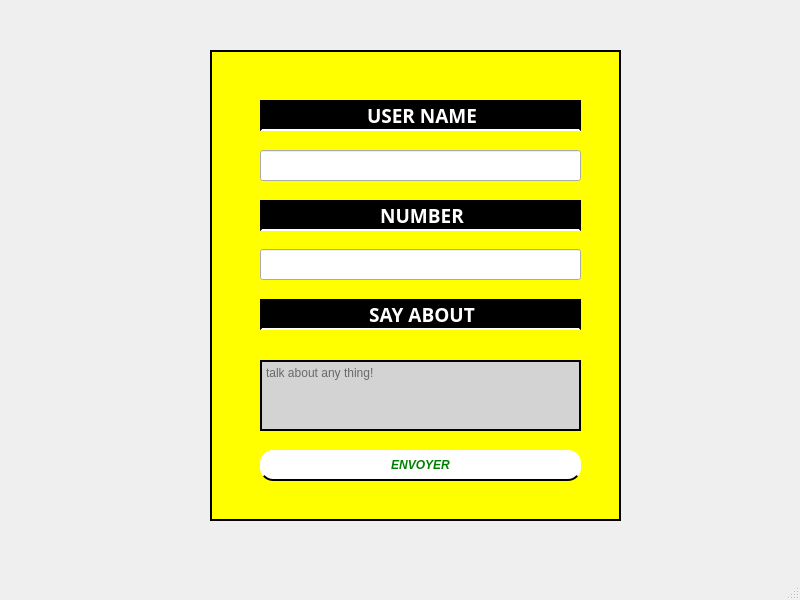
<?xml version="1.0" encoding="UTF-8"?>
<ui version="4.0">
 <class>MainWindow</class>
 <widget class="QMainWindow" name="MainWindow">
  <property name="geometry">
   <rect>
    <x>0</x>
    <y>0</y>
    <width>800</width>
    <height>600</height>
   </rect>
  </property>
  <property name="windowTitle">
   <string>MainWindow</string>
  </property>
  <property name="styleSheet">
   <string notr="true">MainWindow{
background-color:lightblue;
}</string>
  </property>
  <widget class="QWidget" name="centralwidget">
   <widget class="QFrame" name="frame">
    <property name="geometry">
     <rect>
      <x>210</x>
      <y>50</y>
      <width>411</width>
      <height>471</height>
     </rect>
    </property>
    <property name="styleSheet">
     <string notr="true">QFrame{
background-color:yellow;
border:2px solid black;}</string>
    </property>
    <property name="frameShape">
     <enum>QFrame::StyledPanel</enum>
    </property>
    <property name="frameShadow">
     <enum>QFrame::Raised</enum>
    </property>
    <widget class="QLabel" name="label">
     <property name="geometry">
      <rect>
       <x>50</x>
       <y>50</y>
       <width>321</width>
       <height>31</height>
      </rect>
     </property>
     <property name="styleSheet">
      <string notr="true">QLabel{
background-color:black;
font:Arial 20 bold;
color:white;
border-bottom:2px solid white;}</string>
     </property>
     <property name="text">
      <string>&lt;html&gt;&lt;head/&gt;&lt;body&gt;&lt;p align=&quot;center&quot;&gt;&lt;span style=&quot; font-size:14pt; font-weight:600;&quot;&gt;USER NAME&lt;/span&gt;&lt;/p&gt;&lt;/body&gt;&lt;/html&gt;</string>
     </property>
    </widget>
    <widget class="QLineEdit" name="user_name">
     <property name="geometry">
      <rect>
       <x>50</x>
       <y>100</y>
       <width>321</width>
       <height>31</height>
      </rect>
     </property>
    </widget>
    <widget class="QLabel" name="label_2">
     <property name="geometry">
      <rect>
       <x>50</x>
       <y>150</y>
       <width>321</width>
       <height>31</height>
      </rect>
     </property>
     <property name="styleSheet">
      <string notr="true">QLabel{
background-color:black;
font:Arial 20 bold;
color:white;
border-bottom:2px solid white;}</string>
     </property>
     <property name="text">
      <string>&lt;html&gt;&lt;head/&gt;&lt;body&gt;&lt;p align=&quot;center&quot;&gt;&lt;span style=&quot; font-size:14pt; font-weight:600;&quot;&gt;NUMBER&lt;/span&gt;&lt;/p&gt;&lt;/body&gt;&lt;/html&gt;</string>
     </property>
    </widget>
    <widget class="QLineEdit" name="user_number">
     <property name="geometry">
      <rect>
       <x>50</x>
       <y>199</y>
       <width>321</width>
       <height>31</height>
      </rect>
     </property>
    </widget>
    <widget class="QLabel" name="label_3">
     <property name="geometry">
      <rect>
       <x>50</x>
       <y>249</y>
       <width>321</width>
       <height>31</height>
      </rect>
     </property>
     <property name="styleSheet">
      <string notr="true">QLabel{
background-color:black;
font:Arial 20 bold;
color:white;
border-bottom:2px solid white;}</string>
     </property>
     <property name="text">
      <string>&lt;html&gt;&lt;head/&gt;&lt;body&gt;&lt;p align=&quot;center&quot;&gt;&lt;span style=&quot; font-size:14pt; font-weight:600;&quot;&gt;SAY  ABOUT&lt;/span&gt;&lt;/p&gt;&lt;/body&gt;&lt;/html&gt;</string>
     </property>
    </widget>
    <widget class="QTextEdit" name="user_speech">
     <property name="geometry">
      <rect>
       <x>50</x>
       <y>310</y>
       <width>321</width>
       <height>71</height>
      </rect>
     </property>
     <property name="styleSheet">
      <string notr="true">QTextEdit{
background-color:lightgray;
}</string>
     </property>
     <property name="placeholderText">
      <string>talk about any thing!</string>
     </property>
    </widget>
    <widget class="QPushButton" name="send_btn">
     <property name="geometry">
      <rect>
       <x>50</x>
       <y>400</y>
       <width>321</width>
       <height>31</height>
      </rect>
     </property>
     <property name="styleSheet">
      <string notr="true">QPushButton{
color:green;
font: Italic 20 bold;
background-color:white;
border-radius:13px;
border-bottom:2px solid black;}</string>
     </property>
     <property name="text">
      <string>ENVOYER</string>
     </property>
    </widget>
   </widget>
  </widget>
  <widget class="QMenuBar" name="menubar">
   <property name="geometry">
    <rect>
     <x>0</x>
     <y>0</y>
     <width>800</width>
     <height>21</height>
    </rect>
   </property>
  </widget>
  <widget class="QStatusBar" name="statusbar"/>
 </widget>
 <resources/>
 <connections/>
</ui>
